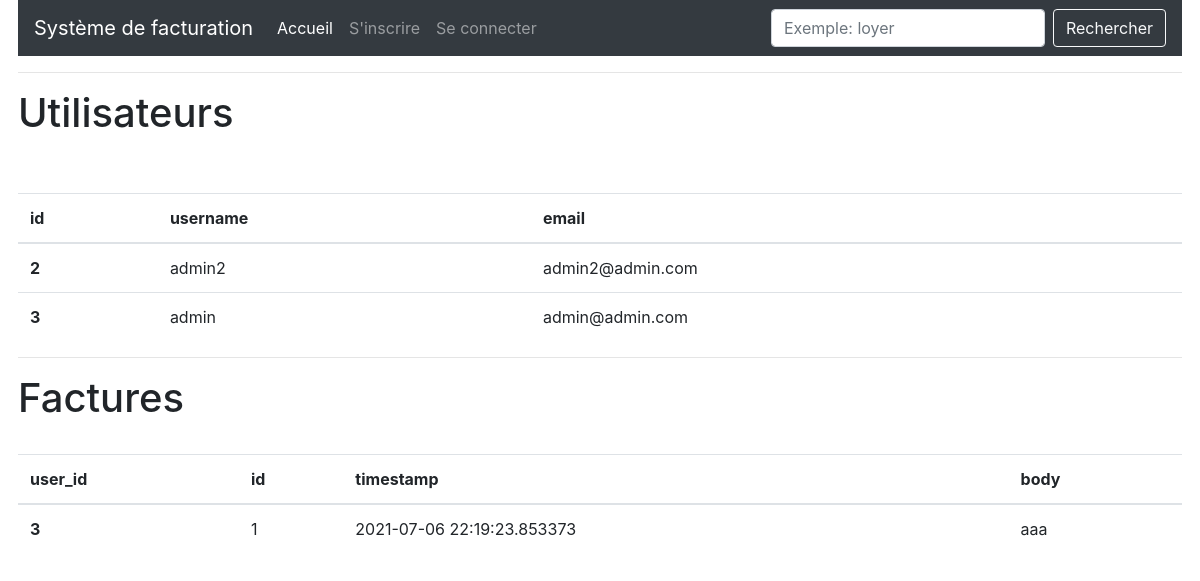
Screenshot of /all with the database file from the repository.
### app/models.py (models this page shows, shortened)
class User(UserMixin, db.Model):
    id = db.Column(db.Integer, primary_key=True)
    username = db.Column(db.String(64), index=True, unique=True)
    email = db.Column(db.String(120), index=True, unique=True)
    password_hash = db.Column(db.String(128))
    factures = db.relationship('Facture', backref='author', lazy='dynamic')
    about_me = db.Column(db.String(140))
    last_seen = db.Column(db.DateTime, default=datetime.utcnow)

class Facture(db.Model):
    id = db.Column(db.Integer, primary_key=True)
    name = db.Column(db.String(50))
    body = db.Column(db.String(140))
    timestamp = db.Column(db.DateTime, index=True, default=datetime.utcnow)
    amount = db.Column(db.Float)
    user_id = db.Column(db.Integer, db.ForeignKey('user.id'))

### app/routes.py (the view)
@app.route('/all')
def all():
    users = User.query.all()
    factures = Facture.query.all()
    return render_template('all.html', users=users, factures=factures)

### app/routes.py (called while the page is built)
@app.before_request
def before_request():
    if current_user.is_authenticated:
        current_user.last_seen = datetime.utcnow()
        db.session.commit()

### app/templates/all.html
{% extends "base.html" %}
{% block app_content %}
  <h1>Utilisateurs</h1>
  <table class="table table-hover">
    <thead>
      <tr>
        <th scope="col">id</th>
        <th scope="col">username</th>
        <th scope="col">email</th>
      </tr>
    </thead>
    <tbody>
      {% for u in users %}
        <tr>
          <th scope="row">{{ u.id }}</th>
          <td>{{ u.username }}</td>
          <td>{{ u.email }}</td>
        </tr>
        <br>
      {% endfor %}
    </tbody>
  </table>
  <hr>
  <h1>Factures</h1>
  <table class="table table-hover">
    <thead>
      <tr>
        <th scope="col">user_id</th>
        <th scope="col">id</th>
        <th scope="col">timestamp</th>
        <th scope="col">body</th>
      </tr>
    </thead>
    <tbody>
      {% for f in factures %}
        <tr>
          <th scope="row">{{ f.user_id }}</th>
          <td>{{ f.id }}</td>
          <td>{{ f.timestamp }}</td>
          <td>{{ f.body }}</td>
        </tr>
        <br>
      {% endfor %}
    </tbody>
  </table>
{% endblock %}

### rows the page displays
User: id "2", username "admin2", email "admin2@admin.com"
User: id "3", username "admin", email "admin@admin.com"
Facture: user_id "3", id "1", timestamp "2021-07-06 22:19:23.853373", body "aaa"
